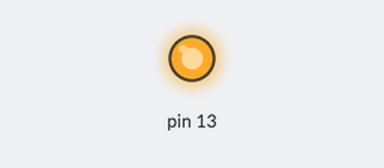
The sketch below on a simulated Arduino Uno, built with avr-gcc and run on an emulated ATmega328P. On the bench: output pins drawn as LEDs (lit = HIGH).

Above: at 1.5 s.
At 4.5 s:
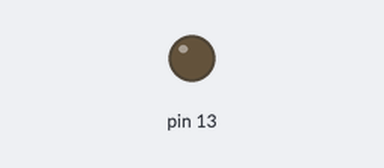
Timing chart, 0 to 7.8 s (numbered marks = the images above):
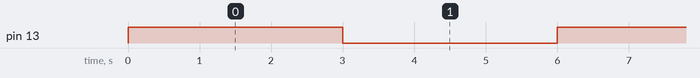

Measured:
- by itself, pin 13: alternates HIGH for 3.0 s and LOW for 3.0 s

The sketch:

18_Vibration_Motor_digitalOut.ino
```cpp
setup()
{
  pinMode(13, OUTPUT);
}

loop()
{
  digitalWrite(13, HIGH);
  delay(3000);
  digitalWrite(13, LOW);
  delay(3000);
}
```
